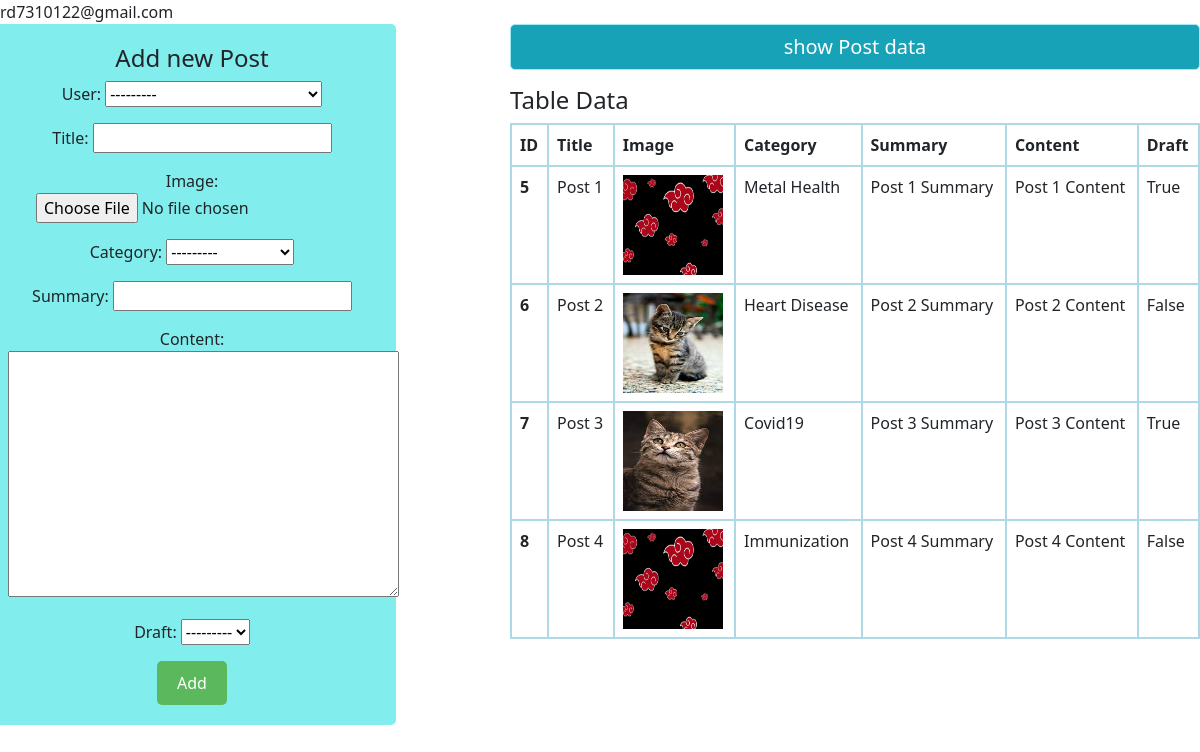
Page /app/addpost/ (signed in) on the committed database.
### app/models.py (models this page shows)
class Doctorpost(models.Model):
    user = models.ForeignKey(User, on_delete=models.CASCADE)
    title=models.CharField(max_length=70)
    image = models.ImageField(upload_to='images/')
    category = models.CharField(choices=blog_categories,max_length=70)
    summary = models.CharField(max_length=70)
    content = models.TextField()
    draft = models.CharField(choices=draft, max_length=50)

### app/views.py (the view)
# urls.py: path('addpost/', views.addpost, name='addpost'),
def addpost(request):
    if request.method == "POST":
        fm=DoctorPostForm(request.POST, request.FILES)
        if fm.is_valid():
            user = fm.cleaned_data['user']
            tit = fm.cleaned_data['title']
            img = fm.cleaned_data['image']
            cat = fm.cleaned_data['category']
            summ = fm.cleaned_data['summary']
            cont = fm.cleaned_data['content']
            dra = fm.cleaned_data['draft']
            reg = Doctorpost(user=user,title=tit,image=img,category=cat,summary=summ,content=cont, draft=dra)
            reg.save()
    else:
        fm=DoctorPostForm()
    log_user = request.user
    post = Doctorpost.objects.filter(user=log_user)
    return render(request, 'profile/doctor/addpost.html',{'data':fm, 'post':post})

### app/forms.py
class DoctorPostForm(forms.ModelForm):
    class Meta:
        model=Doctorpost
        fields='__all__'

### app/templates/profile/doctor/addpost.html (shortened to what this page needs)
{% load static %}
<!DOCTYPE html>
<html lang="en">
<head>
    <link href="https://cdn.jsdelivr.net/npm/bootstrap@5.3.0/dist/css/bootstrap.min.css" rel="stylesheet">
</head>
<body>
{{request.user}}
<div class="row">
    <div class="col-sm-4 form-container">
    <h4 class="text-center form-header">Add new Post</h4>
    <form action="" method="POST" enctype="multipart/form-data">
        {{data.as_p}}
        <input type="submit" value="Add" class="btn btn-success submit-button">
    </form>
    </div>
    <div class="col-sm-7 offset-1">
        <h4 class="text-center alert alert-info">show Post data</h4>
        {% if post %}
        <h4>Table Data</h4>
        <table class="table table-hover">
            <thead>
              <tr>
                <th scope="col" >ID</th>
                <th scope="col">Title</th>
                <th scope="col">Image</th>
                <th scope="col">Category</th>
                <th scope="col">Summary</th>
                <th scope="col">Content</th>
                <th scope="col">Draft</th>
              </tr>
            </thead>
            <tbody>
                {% for st in post %}
                  <tr>
                    <th scope="row">{{st.id}}</th>
                    <td>{{st.title}}</td>
                    <td><img src="{{st.image.url}}" alt=""height="100px", width="100px"></td>
                    <td>{{st.category}}</td>
                    <td>{{st.summary}}</td>
                    <td>{{st.content}}</td>
                    <td>{{st.draft}}</td>
                  </tr>
                {% endfor %}
            </tbody>
          </table>
        {% else %}
        <h4 class="text-center alert alert-warning">No records</h4>
        {% endif %}
    </div>
</div>
</body>
</html>

### app/templates/profile/doctor/addpost.html (style rules this page uses)
table.table.table-hover { border: 2px solid lightblue; }
table.table.table-hover th { border: 2px solid lightblue; }
table.table.table-hover td { border: 2px solid lightblue; }
.col-sm-4 { background-color: #81eded; padding: 20px; border-radius: 5px; text-align: center; }
.alert.alert-info { font-size: 20px; background-color: #17a2b8; color: #fff; text-align: center; padding: 10px; border-radius: 5px; }
.btn-success { background-color: #5cb85c; color: #fff; border: none; padding: 10px 20px; border-radius: 5px; cursor: pointer; }

### rows in the picture
Doctorpost: id "5", title "Post 1", image (picture), category "Metal Health", summary "Post 1 Summary", content "Post 1 Content", draft "True"
Doctorpost: id "6", title "Post 2", image (picture), category "Heart Disease", summary "Post 2 Summary", content "Post 2 Content", draft "False"
Doctorpost: id "7", title "Post 3", image (picture), category "Covid19", summary "Post 3 Summary", content "Post 3 Content", draft "True"
Doctorpost: id "8", title "Post 4", image (picture), category "Immunization", summary "Post 4 Summary", content "Post 4 Content", draft "False"

### other values in the picture
{{ request.user }} "rd7310122@gmail.com"
